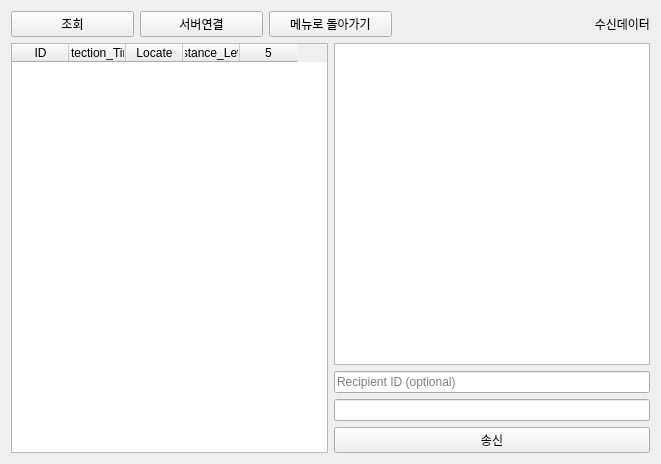
<?xml version="1.0" encoding="UTF-8"?>
<ui version="4.0">
 <class>Tab1Data</class>
 <widget class="QWidget" name="Tab1Data">
  <property name="geometry">
   <rect>
    <x>0</x>
    <y>0</y>
    <width>661</width>
    <height>464</height>
   </rect>
  </property>
  <property name="windowTitle">
   <string>Form</string>
  </property>
  <layout class="QVBoxLayout" name="verticalLayout">
   <item>
    <layout class="QHBoxLayout" name="horizontalLayout">
     <item>
      <widget class="QPushButton" name="pPBQuery">
       <property name="text">
        <string>조회</string>
       </property>
      </widget>
     </item>
     <item>
      <widget class="QPushButton" name="pPBServerConnect">
       <property name="text">
        <string>서버연결</string>
       </property>
       <property name="checkable">
        <bool>true</bool>
       </property>
      </widget>
     </item>
     <item>
      <widget class="QPushButton" name="pPBMenu">
       <property name="text">
        <string>메뉴로 돌아가기</string>
       </property>
      </widget>
     </item>
     <item>
      <widget class="QWidget" name="widget" native="true"/>
     </item>
     <item>
      <widget class="QLabel" name="DBchart">
       <property name="text">
        <string>수신데이터</string>
       </property>
       <property name="alignment">
        <set>Qt::AlignRight|Qt::AlignTrailing|Qt::AlignVCenter</set>
       </property>
      </widget>
     </item>
    </layout>
   </item>
   <item>
    <layout class="QHBoxLayout" name="horizontalLayout_2" stretch="5,5">
     <item>
      <widget class="QTableWidget" name="pDBTable">
       <property name="rowCount">
        <number>0</number>
       </property>
       <property name="columnCount">
        <number>5</number>
       </property>
       <attribute name="horizontalHeaderDefaultSectionSize">
        <number>57</number>
       </attribute>
       <column>
        <property name="text">
         <string>ID</string>
        </property>
       </column>
       <column>
        <property name="text">
         <string>Detection_Time</string>
        </property>
       </column>
       <column>
        <property name="text">
         <string>Locate</string>
        </property>
       </column>
       <column>
        <property name="text">
         <string>Distance_Level</string>
        </property>
       </column>
       <column/>
      </widget>
     </item>
     <item>
      <layout class="QVBoxLayout" name="verticalLayout_2" stretch="1,0,0,0">
       <item>
        <layout class="QHBoxLayout" name="horizontalLayout_3" stretch="0">
         <item>
          <widget class="QTextEdit" name="pTErecvdata"/>
         </item>
        </layout>
       </item>
       <item>
        <widget class="QLineEdit" name="pLErecvid">
         <property name="placeholderText">
          <string>Recipient ID (optional)</string>
         </property>
        </widget>
       </item>
       <item>
        <widget class="QLineEdit" name="pLEsendData"/>
       </item>
       <item>
        <widget class="QPushButton" name="pPBSend">
         <property name="text">
          <string>송신</string>
         </property>
        </widget>
       </item>
      </layout>
     </item>
    </layout>
   </item>
  </layout>
 </widget>
 <resources/>
 <connections/>
</ui>
